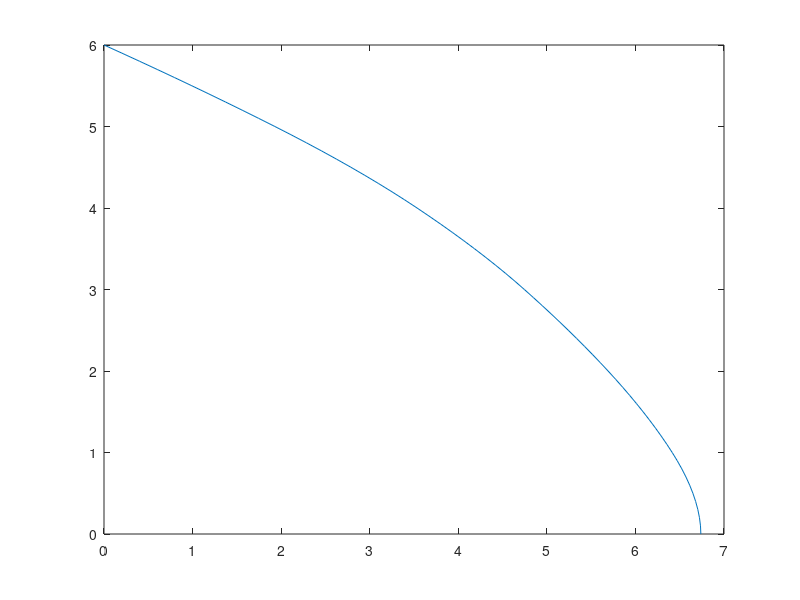

Write the MATLAB code that produced this figure.
function reservoir_draining
f=@depth;
h=6:-0.1:0;
h0=0;
t=runge_kutta4(f,h,h0);
n=length(h);
tf=t(n);
plot(t,h);
% [H,T]=ode45(f,[6 0],h0);
% n=length(H);
% tf=T(n);
fprintf('Drain time = %g s\n',tf);
return

% dam reservoir function
function [dtdh] = depth(h,t)
g=9.81; d=0.25; e=1;
H=[6, 5, 4, 3, 2, 1, 0];
A=[1.17 0.97, 0.67, 0.45, 0.32, 0.18, 0];
Ah=interp1(H,A,h);
dtdh=-4*Ah/(pi*d^2*sqrt(2*g*(h+e)));
return


function [y] = runge_kutta4(df,x,y0)
m = length(y0);
n = length(x);
% y is a matrix of size 'mxn'
y=zeros(m,n);
y(:,1)=y0;
for i=1:n-1
    h = x(i+1)-x(i);
    xi=x(i);
    yi=y(:,i);
    k1 = feval(df,xi,yi);
    k2 = feval(df,xi+0.5*h,yi+0.5*k1*h);
    k3 = feval(df,xi+0.5*h,yi+0.5*k2*h);
    k4 = feval(df,xi+h,yi+k3*h);
    y(:,i+1) = y(:,i) + h*(k1+2*k2+2*k3+k4)/6;
end
return
